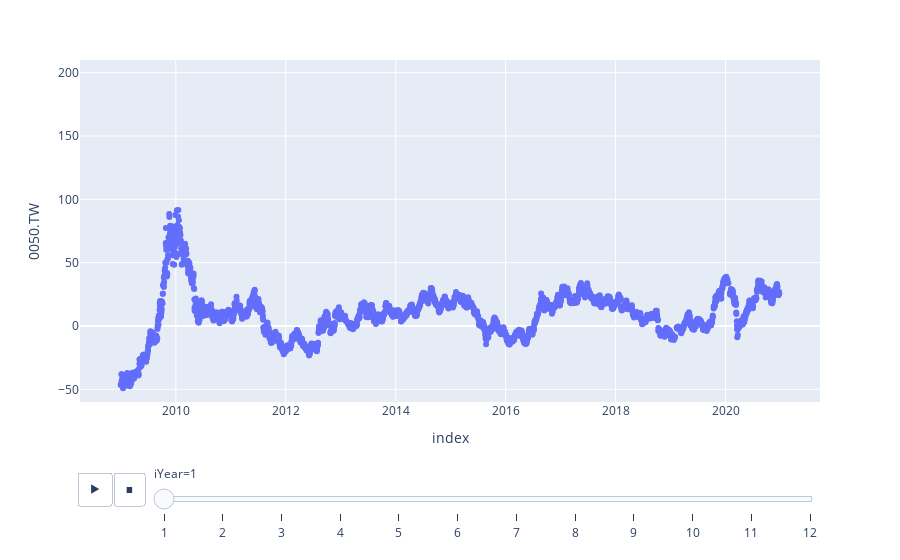

Here is the notebook cell this chart was saved with:
### Code cell
import plotly.express as px

fig = px.scatter(df, x="index", y="0050.TW", animation_frame="iYear", range_y=[-60,210])
fig.show()

### Figure 1 — Plotly figure (JSON) as saved in the notebook; plotly's stock layout.template omitted (floating-point values rounded to 4 significant figures; data arrays with more than 128 entries replaced by an {"elided": "..."} marker saying what was removed)
{"data": [{"hovertemplate": "iYear=1<br>index=%{x}<br>0050.TW=%{y}<extra></extra>", "legendgroup": "", "marker": {"color": "#636efa", "symbol": "circle"}, "mode": "markers", "name": "", "orientation": "v", "showlegend": false, "type": "scatter", "x": {"elided": "2944 str values"}, "xaxis": "x", "y": {"elided": "2944 float values"}, "yaxis": "y"}], "layout": {"legend": {"tracegroupgap": 0}, "margin": {"t": 60}, "sliders": [{"active": 0, "currentvalue": {"prefix": "iYear="}, "len": 0.9, "pad": {"b": 10, "t": 60}, "steps": [{"args": [["1"], {"frame": {"duration": 0, "redraw": false}, "fromcurrent": true, "mode": "immediate", "transition": {"duration": 0, "easing": "linear"}}], "label": "1", "method": "animate"}, {"args": [["2"], {"frame": {"duration": 0, "redraw": false}, "fromcurrent": true, "mode": "immediate", "transition": {"duration": 0, "easing": "linear"}}], "label": "2", "method": "animate"}, {"args": [["3"], {"frame": {"duration": 0, "redraw": false}, "fromcurrent": true, "mode": "immediate", "transition": {"duration": 0, "easing": "linear"}}], "label": "3", "method": "animate"}, {"args": [["4"], {"frame": {"duration": 0, "redraw": false}, "fromcurrent": true, "mode": "immediate", "transition": {"duration": 0, "easing": "linear"}}], "label": "4", "method": "animate"}, {"args": [["5"], {"frame": {"duration": 0, "redraw": false}, "fromcurrent": true, "mode": "immediate", "transition": {"duration": 0, "easing": "linear"}}], "label": "5", "method": "animate"}, {"args": [["6"], {"frame": {"duration": 0, "redraw": false}, "fromcurrent": true, "mode": "immediate", "transition": {"duration": 0, "easing": "linear"}}], "label": "6", "method": "animate"}, {"args": [["7"], {"frame": {"duration": 0, "redraw": false}, "fromcurrent": true, "mode": "immediate", "transition": {"duration": 0, "easing": "linear"}}], "label": "7", "method": "animate"}, {"args": [["8"], {"frame": {"duration": 0, "redraw": false}, "fromcurrent": true, "mode": "immediate", "transition": {"duration": 0, "easing": "linear"}}], "label": "8", "method": "animate"}, {"args": [["9"], {"frame": {"duration": 0, "redraw": false}, "fromcurrent": true, "mode": "immediate", "transition": {"duration": 0, "easing": "linear"}}], "label": "9", "method": "animate"}, {"args": [["10"], {"frame": {"duration": 0, "redraw": false}, "fromcurrent": true, "mode": "immediate", "transition": {"duration": 0, "easing": "linear"}}], "label": "10", "method": "animate"}, {"args": [["11"], {"frame": {"duration": 0, "redraw": false}, "fromcurrent": true, "mode": "immediate", "transition": {"duration": 0, "easing": "linear"}}], "label": "11", "method": "animate"}, {"args": [["12"], {"frame": {"duration": 0, "redraw": false}, "fromcurrent": true, "mode": "immediate", "transition": {"duration": 0, "easing": "linear"}}], "label": "12", "method": "animate"}], "x": 0.1, "xanchor": "left", "y": 0, "yanchor": "top"}], "updatemenus": [{"buttons": [{"args": [null, {"frame": {"duration": 500, "redraw": false}, "fromcurrent": true, "mode": "immediate", "transition": {"duration": 500, "easing": "linear"}}], "label": "&#9654;", "method": "animate"}, {"args": [[null], {"frame": {"duration": 0, "redraw": false}, "fromcurrent": true, "mode": "immediate", "transition": {"duration": 0, "easing": "linear"}}], "label": "&#9724;", "method": "animate"}], "direction": "left", "pad": {"r": 10, "t": 70}, "showactive": false, "type": "buttons", "x": 0.1, "xanchor": "right", "y": 0, "yanchor": "top"}], "xaxis": {"anchor": "y", "domain": [0, 1], "title": {"text": "index"}}, "yaxis": {"anchor": "x", "domain": [0, 1], "range": [-60, 210], "title": {"text": "0050.TW"}}}}
